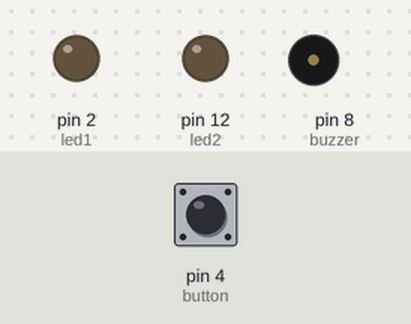
A sketch run on a simulated Arduino Uno, built with avr-gcc and run on an emulated ATmega328P. Shown: output pins drawn as LEDs (lit = HIGH), buzzer (waves = sounding, pin HIGH). The test bench sets the inputs (shaded band); at power-on: pin 4 (button) LOW. What the sketch prints to the serial monitor is not drawn.

Above: at 1.2 s.
1.3 s: pin 4 (button) pulled HIGH for 0.15 s
At 1.38 s:
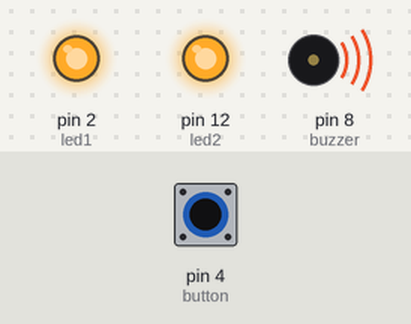
2.9 s: pin 4 (button) pulled HIGH for 3.2 s
At 6.9 s:
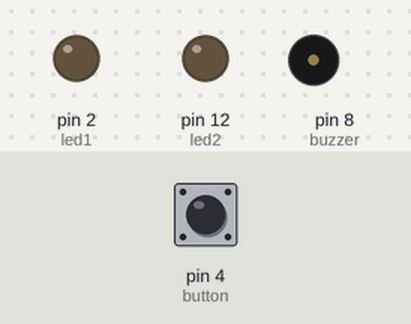
Timing chart, 0 to 8.4 s (numbered marks = the images above; inputs shaded):
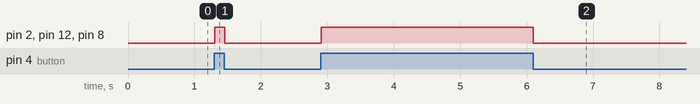

Measured:
- after the input at 1.3 s, pin 2 (led1), pin 12 (led2), pin 8 (buzzer): LOW → HIGH at once, → LOW 0.15 s later
- after the input at 2.9 s, pin 2 (led1), pin 12 (led2), pin 8 (buzzer): LOW → HIGH at once, → LOW 3.2 s later

The sketch:

Push_Botton_Project.ino
```cpp
int buttonstatus = 0;
int button = 4;
int buzzer = 8;
int led1 = 2;
int led2 = 12;

void setup()
{
  pinMode(button, INPUT);
  pinMode(buzzer, OUTPUT);
  pinMode(led1, OUTPUT);
  pinMode(led2, OUTPUT);
  Serial.begin (9600);
}

void loop()
{
  buttonstatus = digitalRead(button);
  Serial.println(buttonstatus);
  if (buttonstatus == HIGH)
  { digitalWrite(buzzer, HIGH);
    digitalWrite(led1, HIGH);
    digitalWrite(led2, HIGH);
  }
  else
  {
    digitalWrite(buzzer, LOW);
    digitalWrite(led1, LOW);
    digitalWrite(led2, LOW);
  }
}
```
